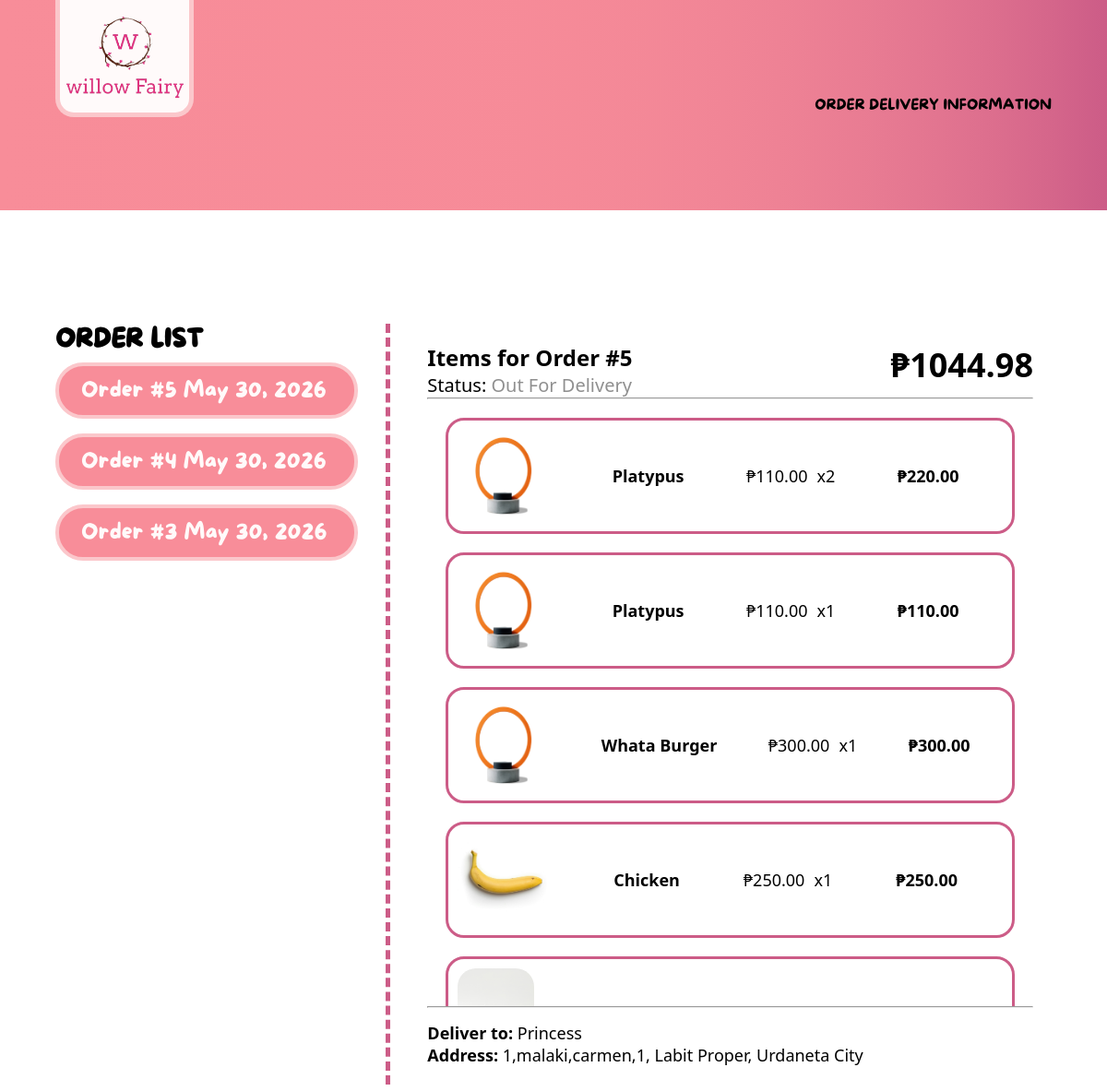
Screenshot of /accounts/delivery (signed in) with the database file from the repository.
### dashboard/models.py (models this page shows, shortened)
class Order(models.Model):
    STATUS_CHOICES = [
        ('Pending', 'Pending / Preparing'),
        ('Out for Delivery', 'Out for Delivery'),
        ('Delivered', 'Delivered'),
        ('Cancelled', 'Cancelled'),
    ]
    customer = models.ForeignKey(Customer, on_delete=models.CASCADE, related_name='orders')
    date_ordered = models.DateTimeField(auto_now_add=True)
    status = models.CharField(max_length=20, choices=STATUS_CHOICES, default='Pending')
    full_name = models.CharField(max_length=100)
    mobile_number = models.CharField(max_length=20)
    street_address = models.CharField(max_length=255)
    barangay = models.CharField(max_length=100)
    region = models.CharField(max_length=100, default="Region I (Ilocos Region)")
    province = models.CharField(max_length=100, default="Pangasinan")
    city = models.CharField(max_length=100, default="Urdaneta City")
    postal_code = models.CharField(max_length=10, default="2428")
    address_type = models.CharField(max_length=10, choices=[('home', 'Home'), ('office', 'Office')], default='home')
    landmarks = models.CharField(max_length=255, blank=True, null=True)
    @property
    def grand_total(self):
        return sum((item.subtotal for item in self.order_items.all()), Decimal('0.00'))

class OrderItem(models.Model):
    order = models.ForeignKey(Order, on_delete=models.CASCADE, related_name='order_items')
    item = models.ForeignKey(Item, on_delete=models.SET_NULL, null=True, blank=True)
    item_name = models.CharField(max_length=100)
    price_at_purchase = models.DecimalField(max_digits=10, decimal_places=2)
    quantity = models.PositiveIntegerField(default=1)
    @property
    def subtotal(self):
        price = self.price_at_purchase if self.price_at_purchase is not None else Decimal('0.00')
        raw_subtotal = price * self.quantity
        return raw_subtotal.quantize(Decimal('0.01'), rounding=ROUND_HALF_UP)

class Item(models.Model):
    id = models.AutoField(primary_key=True)
    date_created = models.DateTimeField(auto_now_add=True)
    name = models.CharField(max_length=100)
    price = models.DecimalField(max_digits=10, decimal_places=2)
    image = models.ImageField(upload_to="products/", null=True, blank=True)

### accounts/views.py (the view)
# urls.py: path('delivery', views.view_order, name='view_order'),
@login_required
def view_order(request):
    customer_orders = Order.objects.filter(customer__user=request.user).order_by('-date_ordered')
    selected_order_id = request.GET.get('order')
    selected_order = None
    if customer_orders.exists():
        if selected_order_id:
            selected_order = customer_orders.filter(id=selected_order_id).first()
        if not selected_order:
            selected_order = customer_orders.first()
    context = {
        'orders': customer_orders,
        'selected_order': selected_order  # Pass the single chosen order to the template
    }
    return render(request, 'accounts/delivery.html', context)

### accounts/templates/accounts/delivery.html
{% extends 'public_login_base.html' %}
{% block sign-direction %}
    <div class="signup-text">
    <p class="signup">ORDER DELIVERY INFORMATION</p>
    </div>
{% endblock sign-direction %}
{% block content %}
    <div class="order-margin">
        <div class="delivery-right-container">
        <h1 class="order-list-title">ORDER LIST </h1>
        <div class="order-list-container">
            {% for order in orders %}
                <a href="?order={{ order.id }}" class="order-btn {% if order.id == selected_order.id %}active-order{% endif %}">
                        Order #{{ order.id }} {{ order.date_ordered|date:"M d, Y" }}
                    </a>
                {% empty %}
                <p class="no-orders-text">You haven't placed any orders yet!</p>
            {% endfor %}
        </div>
    </div>
        <div class="delivery-left-container">
        <div class="order-item-list-container">
            {% if selected_order %}
            <div class="selected-order-header">
                <div class="selected-order-header-left">
                <h3 class="selected-order-title">Items for Order #{{ selected_order.id }}</h3>
                <p class="selected-order-sub-title">Status: <span class="badge-status">{{ selected_order.status|title }}</span></p>
                </div>
                <div class="selected-order-header-right">
                <h3 class="selected-order-total-price"> ₱{{ selected_order.grand_total }}</h3>
                </div>
            </div>
            <hr>
            <div class="order-cards-scroll-area">
                {% for order_item in selected_order.order_items.all %}
                    {% include 'accounts/order_item_card.html' %}
                {% endfor %}
            </div>
            <hr>
            <div class="order-delivery-details">
                <p class="order-delivery-details-text"><strong>Deliver to:</strong> {{ selected_order.full_name }}</p>
                <p class="order-delivery-details-text"><strong>Address:</strong> {{ selected_order.street_address }}, {{ selected_order.barangay }}, {{ selected_order.city }}</p>
            </div>
        {% else %}
            <p class="no-orders-text">No transaction details available.</p>
        {% endif %}
        </div>
        </div>
    </div>
{% endblock content %}

### accounts/templates/accounts/order_item_card.html
{% load static %}
<div class="order-item-card">
    {% if order_item.item.image %}
        <img src="{{ order_item.item.image.url }}" class="order-item-image" alt="{{ order_item.item.name }}">
    {% else %}
        <img src="{% static 'images/product-placeholder.jpg' %}" class="order-item-image" alt="Placeholder">
    {% endif %}
    <div class="order-item-specs">
        <h6 class="order-item-name">{{ order_item.item.name|title }}</h6>
        <div class="order-item-details">
            <span class="order-item-price">₱{{ order_item.item.price }}</span>
            <span class="order-item-quantity">x{{ order_item.quantity }}</span>
        </div>
        <h6 class="order-item-total-price">₱{{ order_item.subtotal }}</h6>
    </div>
</div>

### static/variable.css (style rules this page uses)
* { margin: 0; padding: 0; box-sizing: border-box; }
:root { --primary-color:#F88D99; --secondary-color: #CC5C87; --accent-color:#fbc7cb; --contrast-color: #fffafa; --text-color: #000000; --shadow-text-color: #00000070; --font-family: "MoreSugar"; --font-family-sub: "Segoe UI"; }

### static/nav/public_login_nav.css (style rules this page uses)
.signup { font-family: MoreSugar; color: var(--text-color); font-size: 16px; text-decoration: none; }
.signup-text { display: flex; flex-direction: column; justify-content: flex-end; align-items: flex-end; }

### static/account/delivery.css (style rules this page uses)
.order-margin { margin-left: 5vw; margin-right: 5vw; display: flex; height: 825px; overflow: hidden; }
.order-list-title { font-family: var(--font-family); font-size: 28px; }
.delivery-right-container { flex: 1; display: flex; flex-direction: column; padding-right: 30px; border-right: 5px dashed var(--secondary-color); height: 100%; }
.order-list-container { display: flex; flex-direction: column; align-items: center; flex: 1; overflow-y: auto; scrollbar-width: none; }
.order-btn { border: 4px solid var(--accent-color); border-radius: 30px; margin: 8px 0; background-color: var(--primary-color); padding: 12px 24px; color: var(--contrast-color); font-size: 24px; font-family: var(--font-family); text-decoration: none; width: 100%; box-sizing: border-box; transition: background-color 0.2s ease, transform 0.1s ease; }
.delivery-left-container { flex: 2; padding: 20px 20px 20px 40px; display: flex; flex-direction: column; height: 100%; }
.order-item-list-container { display: flex; flex-direction: column; height: 100%; width: 100%; }
.order-cards-scroll-area { flex: 1; display: flex; flex-direction: column; gap: 20px; width: 100%; overflow-y: auto; scrollbar-width: none; padding: 20px; }
.order-delivery-details { padding-top: 15px; background-color: transparent; flex-shrink: 0; }
.selected-order-header { display: flex; justify-content: space-between; }
.selected-order-title { font-size: 24px; font-family: var(--font-family-sub); }
.selected-order-sub-title, .badge-status { font-size: 20px; font-family: var(--font-family-sub); }
.badge-status { color: var(--shadow-text-color); font-size: 20px; }
.selected-order-total-price { font-family: var(--font-family-sub); font-size: 36px; }
.order-delivery-details-text { font-size: 18px; font-family: var(--font-family-sub); }

### static/account/order_item_card.css (style rules this page uses)
.order-item-card { display: flex; border: 3px solid var(--secondary-color); border-radius: 20px; }
.order-item-image, .order-item-name, .order-item-details, .order-item-price, .order-item-quantity, .order-item-total-price { display: flex; justify-content: center; align-items: center; margin: 5px; font-size: 18px; font-family: var(--font-family-sub); }
.order-item-image { height: 100px; width: 100px; border-radius: 20px; margin: 10px; }
.order-item-specs { width: 100%; display: flex; justify-content: space-evenly; }

### rows the page displays
Order: id "5", date_ordered "May 30, 2026", status "Out For Delivery", grand_total "1044.98", full_name "Princess", street_address "1,malaki,carmen,1", barangay "Labit Proper", city "Urdaneta City"
Order: id "4", date_ordered "May 30, 2026"
Order: id "3", date_ordered "May 30, 2026"
OrderItem: item.image (picture), item.name "Platypus", item.price "110.00", quantity "2", subtotal "220.00"
OrderItem: item.image (picture), item.name "Platypus", item.price "110.00", quantity "1", subtotal "110.00"
OrderItem: item.image (picture), item.name "Whata Burger", item.price "300.00", quantity "1", subtotal "300.00"
OrderItem: item.image (picture), item.name "Chicken", item.price "250.00", quantity "1", subtotal "250.00"
OrderItem: item.image (picture)
